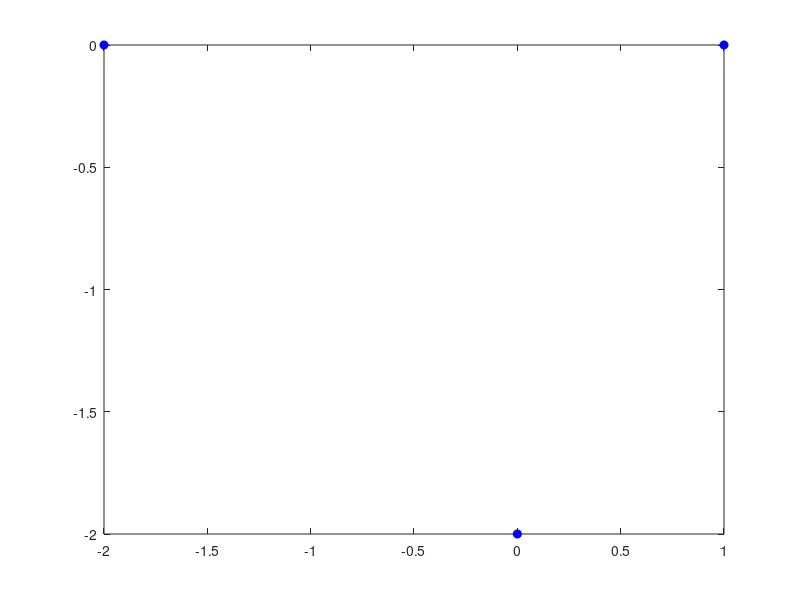

The MATLAB script that drew this image: (Note: this script raises an error after producing the figure.)
%4 pavyzdys is Interpoliavimo (is irasu)
clear all
x=[-2,0,1];
y=[0,-2,0];
N=3;
figure,
plot(x,y,'bo','MarkerFaceColor','b'),
syms a b c
L=a*x.^2+b*x+c;
[a1,b1,c1]=solve(L-y)
syms X
Lgalutinis=a1*X^2+b1*X+c1
figure,
ezplot(Lgalutinis,[x(1),x(N)]), hold on,
plot(x,y,'bo','MarkerFaceColor','b'), hold off, 
xlabel(' x '), ylabel('y'), title(' ')

ary=subs(Lgalutinis,x);
if ary==y
     disp('Interpoliavimo salygos tenkinamos')
 else
     disp('Interpoliavimo salygos netenkinamos, tikrinkite skaiciavimus')
 end